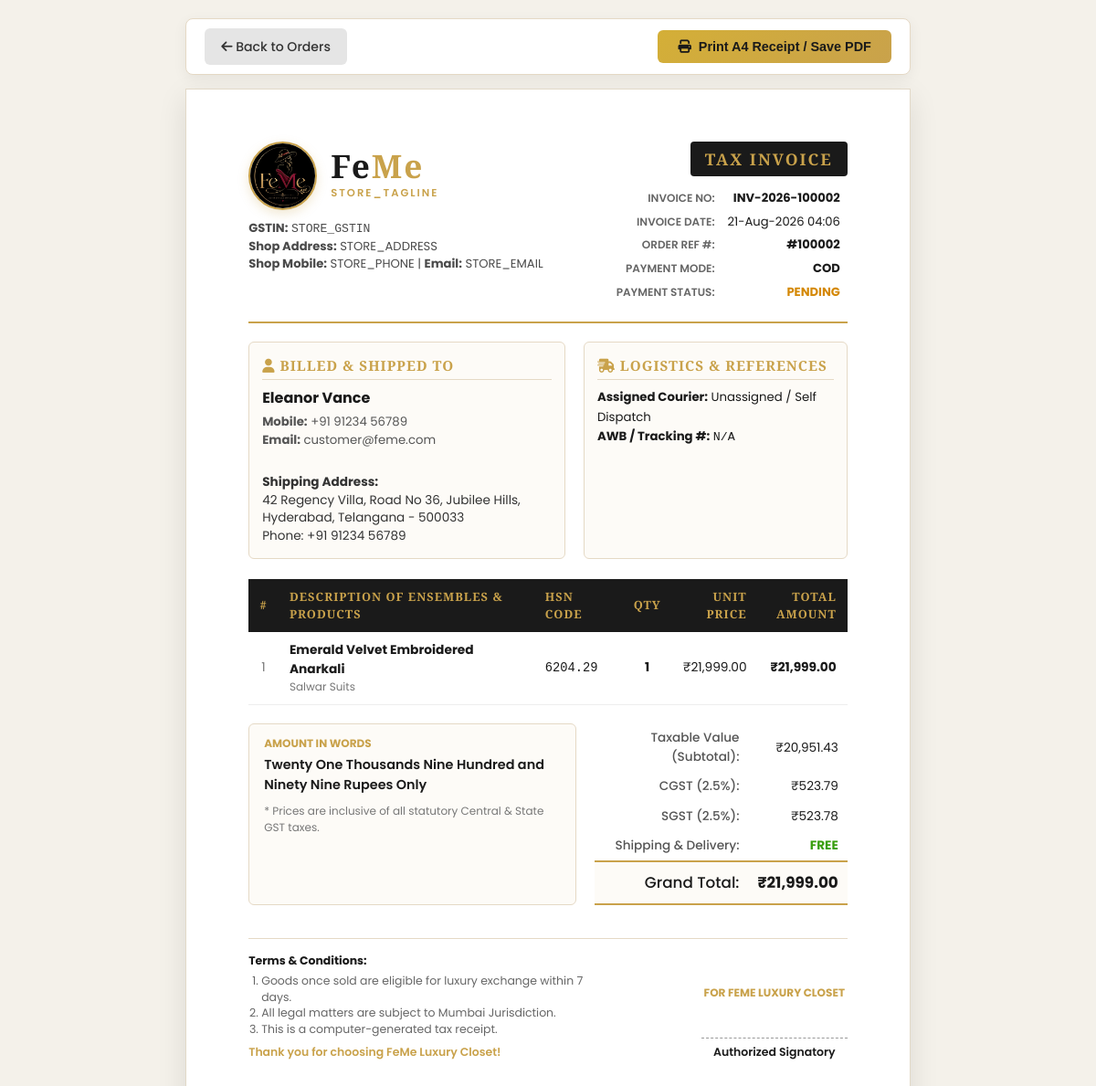
/admin/invoice.php?id=100002 (signed in), run on the app's committed database.
### tables this page shows
CREATE TABLE IF NOT EXISTS `orders` (
  `id` INT AUTO_INCREMENT PRIMARY KEY,
  `user_id` INT DEFAULT NULL,
  `total_amount` DECIMAL(10, 2) NOT NULL,
  `status` ENUM('pending', 'confirmed', 'shipped', 'delivered', 'cancelled') NOT NULL DEFAULT 'pending',
  `shipping_address` TEXT NOT NULL,
  `payment_method` VARCHAR(50) NOT NULL DEFAULT 'cod',
  `razorpay_order_id` VARCHAR(255) DEFAULT NULL,
  `razorpay_payment_id` VARCHAR(255) DEFAULT NULL,
  `payment_status` ENUM('pending', 'paid', 'failed', 'refunded') NOT NULL DEFAULT 'pending',
  `courier_id` INT DEFAULT NULL,
  `tracking_number` VARCHAR(255) DEFAULT NULL,
  `tracking_url` VARCHAR(500) DEFAULT NULL,
  `shipped_at` DATETIME DEFAULT NULL,
  `created_at` TIMESTAMP DEFAULT CURRENT_TIMESTAMP,
  CONSTRAINT `fk_orders_user` FOREIGN KEY (`user_id`) REFERENCES `users` (`id`) ON DELETE SET NULL ON UPDATE CASCADE,
  CONSTRAINT `fk_orders_courier` FOREIGN KEY (`courier_id`) REFERENCES `couriers` (`id`) ON DELETE SET NULL ON UPDATE CASCADE,
  INDEX `idx_orders_user_id` (`user_id`),
  INDEX `idx_orders_status` (`status`),
  INDEX `idx_orders_courier_id` (`courier_id`)
);

CREATE TABLE IF NOT EXISTS `users` (
  `id` INT AUTO_INCREMENT PRIMARY KEY,
  `name` VARCHAR(255) NOT NULL,
  `email` VARCHAR(255) NOT NULL UNIQUE,
  `password_hash` VARCHAR(255) NOT NULL,
  `phone` VARCHAR(50) DEFAULT NULL,
  `address` TEXT DEFAULT NULL,
  `role` ENUM('customer', 'admin') NOT NULL DEFAULT 'customer',
  `remember_token` VARCHAR(255) DEFAULT NULL,
  `last_login_at` DATETIME DEFAULT NULL,
  `last_login_ip` VARCHAR(45) DEFAULT NULL,
  `login_count` INT NOT NULL DEFAULT 0,
  `created_at` TIMESTAMP DEFAULT CURRENT_TIMESTAMP,
  INDEX `idx_remember_token` (`remember_token`),
  INDEX `idx_last_login` (`last_login_at`)
);

CREATE TABLE IF NOT EXISTS `order_items` (
  `id` INT AUTO_INCREMENT PRIMARY KEY,
  `order_id` INT NOT NULL,
  `product_id` INT NOT NULL,
  `quantity` INT NOT NULL DEFAULT 1,
  `price` DECIMAL(10, 2) NOT NULL,
  CONSTRAINT `fk_order_items_order` FOREIGN KEY (`order_id`) REFERENCES `orders` (`id`) ON DELETE CASCADE ON UPDATE CASCADE,
  CONSTRAINT `fk_order_items_product` FOREIGN KEY (`product_id`) REFERENCES `products` (`id`) ON DELETE CASCADE ON UPDATE CASCADE,
  INDEX `idx_order_items_order_id` (`order_id`),
  INDEX `idx_order_items_product_id` (`product_id`)
);

CREATE TABLE IF NOT EXISTS `products` (
  `id` INT AUTO_INCREMENT PRIMARY KEY,
  `name` VARCHAR(255) NOT NULL,
  `slug` VARCHAR(255) NOT NULL UNIQUE,
  `category_id` INT NOT NULL,
  `price` DECIMAL(10, 2) NOT NULL,
  `discount_price` DECIMAL(10, 2) DEFAULT NULL,
  `description` TEXT DEFAULT NULL,
  `fabric` VARCHAR(255) DEFAULT NULL,
  `stock_qty` INT NOT NULL DEFAULT 0,
  `gst_percent` DECIMAL(5, 2) NOT NULL DEFAULT 5.00,
  `images` JSON DEFAULT NULL,
  `is_new_arrival` TINYINT(1) NOT NULL DEFAULT 0,
  `is_featured` TINYINT(1) NOT NULL DEFAULT 0,
  `created_at` TIMESTAMP DEFAULT CURRENT_TIMESTAMP,
  CONSTRAINT `fk_products_category` FOREIGN KEY (`category_id`) REFERENCES `categories` (`id`) ON DELETE CASCADE ON UPDATE CASCADE,
  INDEX `idx_category_id` (`category_id`),
  INDEX `idx_is_featured` (`is_featured`),
  INDEX `idx_is_new_arrival` (`is_new_arrival`)
);

CREATE TABLE IF NOT EXISTS `categories` (
  `id` INT AUTO_INCREMENT PRIMARY KEY,
  `name` VARCHAR(255) NOT NULL,
  `slug` VARCHAR(255) NOT NULL UNIQUE,
  `image` VARCHAR(255) DEFAULT NULL,
  `description` TEXT DEFAULT NULL
);

### includes/functions.php (called while the page is built, shortened)
<?php
function sanitize($data) {
    return htmlspecialchars(trim((string)$data), ENT_QUOTES, 'UTF-8');
}
function format_price($price) {
    return '₹' . number_format((float)$price, 2);
}
function number_to_words_indian($amount) {
    $number = floor($amount);
    $fraction = round(($amount - $number) * 100);
    $no = $number;
    $point = $fraction;
    $digits_1 = strlen($no);
    $i = 0;
    $str = array();
    $words = array(
        '0' => '', '1' => 'One', '2' => 'Two',
        '3' => 'Three', '4' => 'Four', '5' => 'Five', '6' => 'Six',
        '7' => 'Seven', '8' => 'Eight', '9' => 'Nine',
        '10' => 'Ten', '11' => 'Eleven', '12' => 'Twelve',
        '13' => 'Thirteen', '14' => 'Fourteen',
        '15' => 'Fifteen', '16' => 'Sixteen', '17' => 'Seventeen',
        '18' => 'Eighteen', '19' =>'Nineteen', '20' => 'Twenty',
        '30' => 'Thirty', '40' => 'Forty', '50' => 'Fifty',
        '60' => 'Sixty', '70' => 'Seventy', '80' => 'Eighty',
        '90' => 'Ninety'
    );
    $digits = array('', 'Hundred', 'Thousand', 'Lakh', 'Crore');
    while ($i < $digits_1) {
        $divider = ($i == 2) ? 10 : 100;
        $number = floor($no % $divider);
        $no = floor($no / $divider);
        $i += ($divider == 10) ? 1 : 2;
        if ($number) {
            $plural = (($counter = count($str)) && $number > 9) ? 's' : '';
            $hundred = ($counter == 1 && $str[0]) ? ' and ' : null;
            $str [] = ($number < 21) ? $words[$number] . " " . $digits[$counter] . $plural . " " . $hundred
                : $words[floor($number / 10) * 10] . " " . $words[$number % 10] . " " . $digits[$counter] . $plural . " " . $hundred;
        } else {
            $str[] = null;
        }
    }
    $str = array_reverse($str);
    $result = implode('', $str);
    $result = trim($result);
    $points = ($point) ? " and " . $words[floor($point / 10) * 10] . " " . $words[$point % 10] . " Paise" : '';
    return $result . " Rupees" . $points . " Only";
}

### admin/invoice.php (the view, shortened to what this page needs)
<?php
require_once __DIR__ . '/includes/admin_auth.php';
$orderId = isset($_GET['id']) ? (int)$_GET['id'] : 0;
try {
    $stmt = $pdo->prepare("
        SELECT o.*,
               u.name AS user_name, u.email AS user_email, u.phone AS user_phone, u.address AS user_profile_address,
               c.name AS courier_name, c.code AS courier_code, c.phone AS courier_phone
        FROM orders o
        LEFT JOIN users u ON o.user_id = u.id
        LEFT JOIN couriers c ON o.courier_id = c.id
        WHERE o.id = ?
    ");
    $stmt->execute([$orderId]);
    $order = $stmt->fetch();
    $itemStmt = $pdo->prepare("
        SELECT oi.*, p.name AS product_name, p.gst_percent, cat.name AS category_name
        FROM order_items oi
        JOIN products p ON oi.product_id = p.id
        LEFT JOIN categories cat ON p.category_id = cat.id
        WHERE oi.order_id = ?
    ");
    $itemStmt->execute([$orderId]);
    $orderItems = $itemStmt->fetchAll();
} catch (PDOException $e) {
    die("Database Error: " . $e->getMessage());
}
$grandTotal = (float)$order['total_amount'];
$taxableValue = 0;
$totalTax = 0;
foreach ($orderItems as &$item) {
    $itemGstRate = (float)($item['gst_percent'] ?? 5.00);
    $itemLineTotal = (float)($item['price'] * $item['quantity']);
    $itemTaxable = round($itemLineTotal / (1 + ($itemGstRate / 100)), 2);
    $itemTaxAmount = round($itemLineTotal - $itemTaxable, 2);
    $taxableValue += $itemTaxable;
    $totalTax += $itemTaxAmount;
}
$cgst = round($totalTax / 2, 2);
$sgst = round($totalTax - $cgst, 2);
$amountInWords = number_to_words_indian($grandTotal);
$invoiceNo = 'INV-' . date('Y', strtotime($order['created_at'])) . '-' . sprintf('%06d', $order['id']);
?>
<!DOCTYPE html>
<html lang="en">
<head>
    <link rel="stylesheet" href="https://cdnjs.cloudflare.com/ajax/libs/font-awesome/6.4.0/css/all.min.css">
</head>
<body>
    <div class="action-bar no-print">
        <div>
            <a href="orders.php" class="btn-back"><i class="fa-solid fa-arrow-left"></i> Back to Orders</a>
        </div>
        <div style="display: flex; gap: 10px;">
            <button class="btn-print" onclick="window.print()">
                <i class="fa-solid fa-print"></i> Print A4 Receipt / Save PDF
            </button>
        </div>
    </div>
    <div class="invoice-box">
        <div>
            <div class="invoice-header">
                <div>
                    <div style="display: flex; align-items: center; gap: 15px; margin-bottom: 10px;">
                        <img src="../assets/images/logo.png" alt="FeMe Luxury Closet Logo" style="height: 75px; width: 75px; border-radius: 50%; object-fit: cover; border: 2px solid var(--invoice-gold); box-shadow: 0 4px 12px rgba(201, 162, 75, 0.25);">
                        <div>
                            <div class="brand-logo">Fe<span>Me</span></div>
                            <div class="brand-tagline"><?= STORE_TAGLINE ?></div>
                        </div>
                    </div>
                    <div class="store-details">
                        <strong>GSTIN:</strong> <code><?= STORE_GSTIN ?></code><br>
                        <strong>Shop Address:</strong> <?= STORE_ADDRESS ?><br>
                        <strong>Shop Mobile:</strong> <?= STORE_PHONE ?> | <strong>Email:</strong> <?= STORE_EMAIL ?>
                    </div>
                </div>
                <div class="invoice-title-block">
                    <div class="invoice-badge">Tax Invoice</div>
                    <table class="invoice-meta-table">
                        <tr>
                            <td class="label">Invoice No:</td>
                            <td><strong><?= $invoiceNo ?></strong></td>
                        </tr>
                        <tr>
                            <td class="label">Invoice Date:</td>
                            <td><?= date('d-M-Y H:i', strtotime($order['created_at'])) ?></td>
                        </tr>
                        <tr>
                            <td class="label">Order Ref #:</td>
                            <td><strong>#<?= sprintf('%06d', $order['id']) ?></strong></td>
                        </tr>
                        <tr>
                            <td class="label">Payment Mode:</td>
                            <td><strong style="text-transform: uppercase;"><?= sanitize($order['payment_method']) ?></strong></td>
                        </tr>
                        <tr>
                            <td class="label">Payment Status:</td>
                            <td>
                                <strong style="color: <?= $order['payment_status'] === 'paid' ? '#389e0d' : '#d48806' ?>; text-transform: uppercase;">
                                    <?= sanitize($order['payment_status']) ?>
                                </strong>
                            </td>
                        </tr>
                    </table>
                </div>
            </div>
            <div class="address-grid">
                <div class="address-card">
                    <div class="card-title"><i class="fa-solid fa-user"></i> Billed & Shipped To</div>
                    <div class="customer-name"><?= sanitize($order['user_name'] ?? 'Valued Client') ?></div>
                    <div style="font-size: 0.83rem; color: #555; margin-bottom: 6px;">
                        <strong>Mobile:</strong> <?= sanitize($order['user_phone'] ?? 'N/A') ?><br>
                        <strong>Email:</strong> <?= sanitize($order['user_email'] ?? 'N/A') ?>
                    </div>
                    <div class="address-text">
                        <strong>Shipping Address:</strong><br><?= sanitize($order['shipping_address']) ?>
                    </div>
                </div>
                <div class="address-card">
                    <div class="card-title"><i class="fa-solid fa-truck-fast"></i> Logistics & References</div>
                    <div style="font-size: 0.83rem; line-height: 1.6;">
                        <div><strong>Assigned Courier:</strong> <?= sanitize($order['courier_name'] ?? 'Unassigned / Self Dispatch') ?></div>
                        <div><strong>AWB / Tracking #:</strong> <code><?= sanitize($order['tracking_number'] ?? 'N/A') ?></code></div>
                    </div>
                </div>
            </div>
            <table class="items-table">
                <thead>
                    <tr>
                        <th style="width: 5%; text-align: center;">#</th>
                        <th style="width: 45%;">Description of Ensembles & Products</th>
                        <th style="width: 15%;">HSN Code</th>
                        <th style="width: 8%; text-align: center;">Qty</th>
                        <th style="width: 12%; text-align: right;">Unit Price</th>
                        <th style="width: 15%; text-align: right;">Total Amount</th>
                    </tr>
                </thead>
                <tbody>
                    <?php if (!empty($orderItems)): ?>
                        <?php $sn = 1; foreach ($orderItems as $item): ?>
                            <tr>
                                <td style="text-align: center; color: #777;"><?= $sn++ ?></td>
                                <td>
                                    <strong style="color: var(--invoice-primary);"><?= sanitize($item['product_name']) ?></strong>
                                    <div style="font-size: 0.75rem; color: #777;"><?= sanitize($item['category_name'] ?? 'Luxury Couture') ?></div>
                                </td>
                                <td><code>6204.29</code></td>
                                <td style="text-align: center;"><strong><?= $item['quantity'] ?></strong></td>
                                <td style="text-align: right;"><?= format_price($item['price']) ?></td>
                                <td style="text-align: right;"><strong><?= format_price($item['price'] * $item['quantity']) ?></strong></td>
                            </tr>
                        <?php endforeach; ?>
                    <?php else: ?>
                        <tr><td colspan="6" style="text-align: center; padding: 15px;">No item details available.</td></tr>
                    <?php endif; ?>
                </tbody>
            </table>
            <div class="summary-grid">
                <div class="words-box">
                    <div class="words-title">Amount in Words</div>
                    <div style="font-weight: 600; color: var(--invoice-primary); font-size: 0.9rem;">
                        <?= $amountInWords ?>
                    </div>
                    <div style="font-size: 0.75rem; color: #777; margin-top: 8px;">
                        * Prices are inclusive of all statutory Central & State GST taxes.
                    </div>
                </div>
                <div>
                    <table class="calculation-table">
                        <tr>
                            <td class="label">Taxable Value (Subtotal):</td>
                            <td><?= format_price($taxableValue) ?></td>
                        </tr>
                        <tr>
                            <td class="label">CGST (2.5%):</td>
                            <td><?= format_price($cgst) ?></td>
                        </tr>
                        <tr>
                            <td class="label">SGST (2.5%):</td>
                            <td><?= format_price($sgst) ?></td>
                        </tr>
                        <tr>
                            <td class="label">Shipping & Delivery:</td>
                            <td><strong style="color: #389e0d;">FREE</strong></td>
                        </tr>
                        <tr class="total-row">
                            <td class="label" style="text-align: right;">Grand Total:</td>
                            <td><?= format_price($grandTotal) ?></td>
                        </tr>
                    </table>
                </div>
            </div>
        </div>
        <div class="invoice-footer">
            <div class="terms-block">
                <strong style="color: var(--invoice-primary);">Terms & Conditions:</strong>
                <ol style="margin-left: 14px; margin-top: 4px; line-height: 1.4;">
                    <li>Goods once sold are eligible for luxury exchange within 7 days.</li>
                    <li>All legal matters are subject to Mumbai Jurisdiction.</li>
                    <li>This is a computer-generated tax receipt.</li>
                </ol>
                <div style="margin-top: 8px; font-weight: 600; color: var(--invoice-gold);">
                    Thank you for choosing FeMe Luxury Closet!
                </div>
            </div>
            <div class="signature-block">
                <div style="font-size: 0.75rem; font-weight: 700; color: var(--invoice-gold); text-transform: uppercase;">
                    For FeMe Luxury Closet
                </div>
                <div class="signature-line">
                    Authorized Signatory
                </div>
            </div>
        </div>
    </div>
</body>
</html>

### data on the page
orders: invoiceNo "INV-2026-100002", created_at "21-Aug-2026 04:06", id "100002", payment_method "COD", payment_status "PENDING", user.name "Eleanor Vance", user.phone "+91 91234 56789", user.email "customer@feme.com", shipping_address "42 Regency Villa, Road No 36, Jubilee Hills, Hyderabad, Telangana - 500033 Phone: +91 91234 56789", tracking_number "N/A", total_amount "Twenty One Thousands Nine Hundred and Ninety Nine Rupees Only", total_amount "₹21,999.00"
order_items: product.name "Emerald Velvet Embroidered Anarkali", categories.name "Salwar Suits", quantity "1", price "₹21,999.00", format_price($item['price'] * $item['quantity']) "₹21,999.00"

### other printed values
STORE_TAGLINE "STORE_TAGLINE"
STORE_GSTIN "STORE_GSTIN"
STORE_ADDRESS "STORE_ADDRESS"
STORE_PHONE "STORE_PHONE"
STORE_EMAIL "STORE_EMAIL"
$order['courier_name'] "Unassigned / Self Dispatch"
format_price($taxableValue) "₹20,951.43"
format_price($cgst) "₹523.79"
format_price($sgst) "₹523.78"
